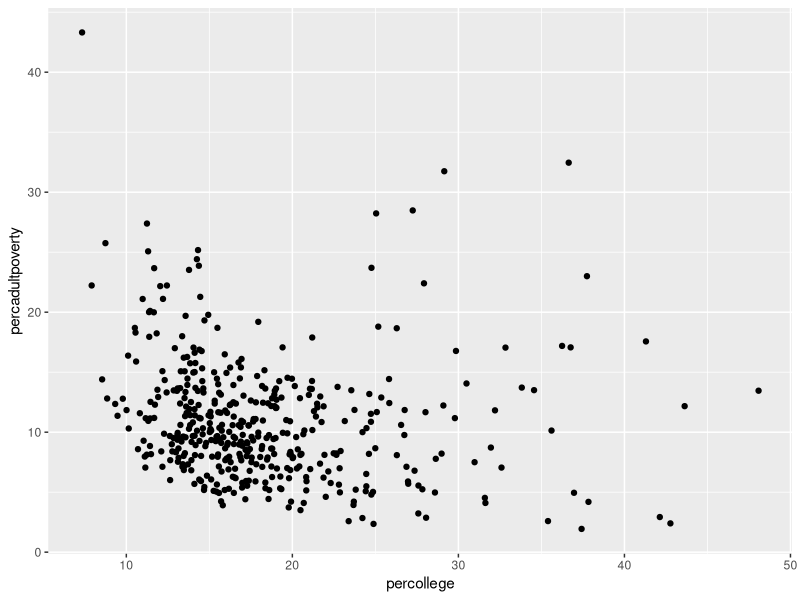
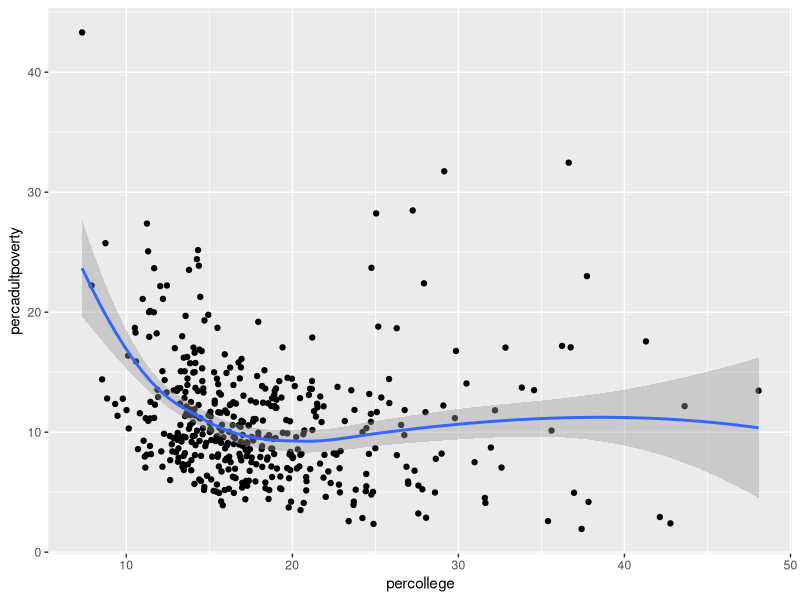
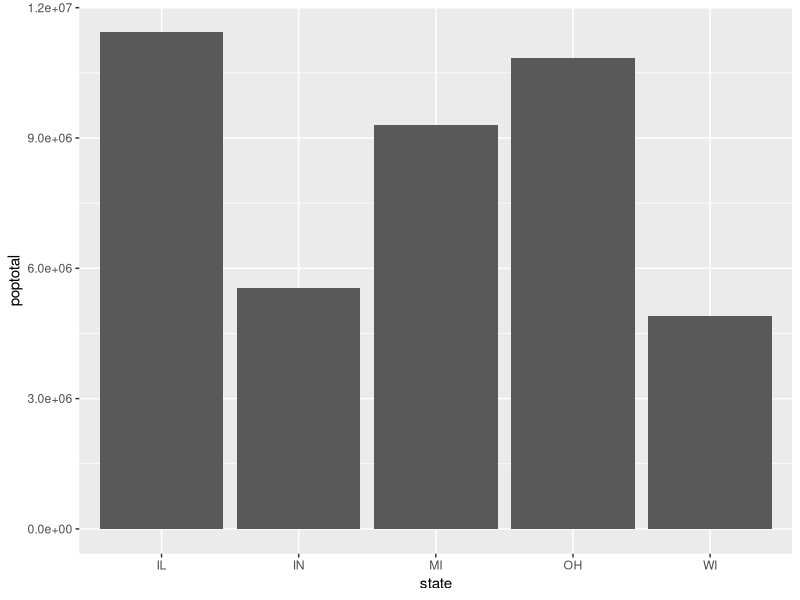
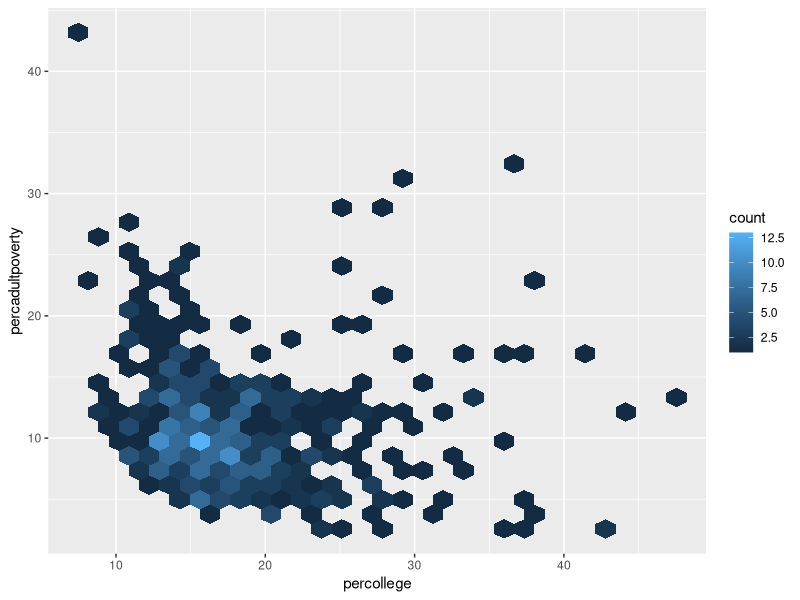
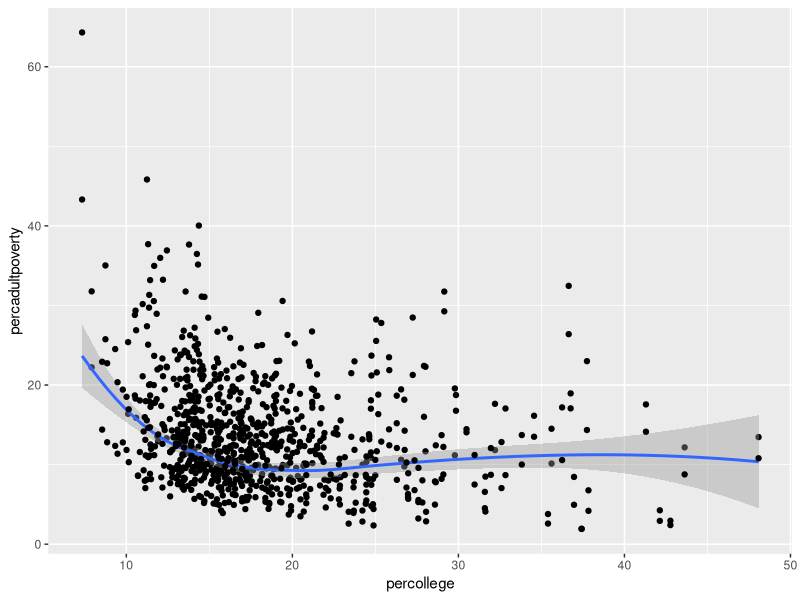
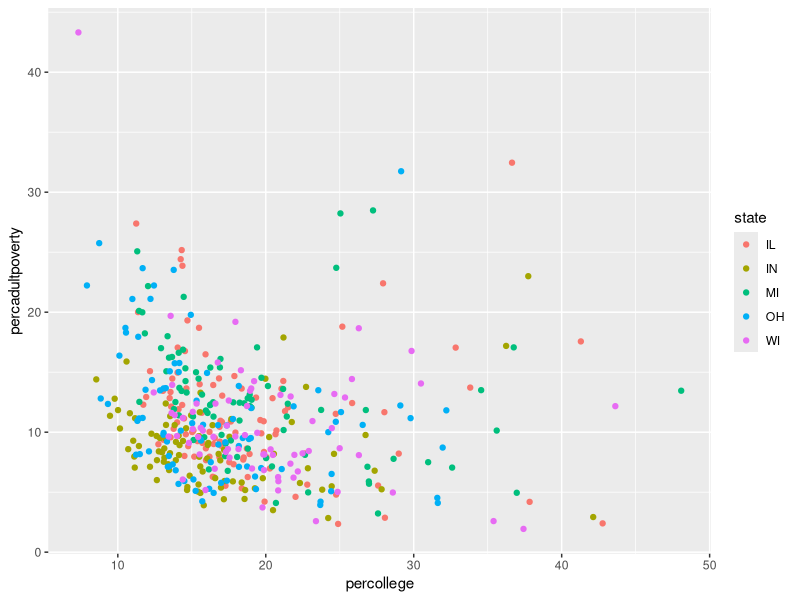
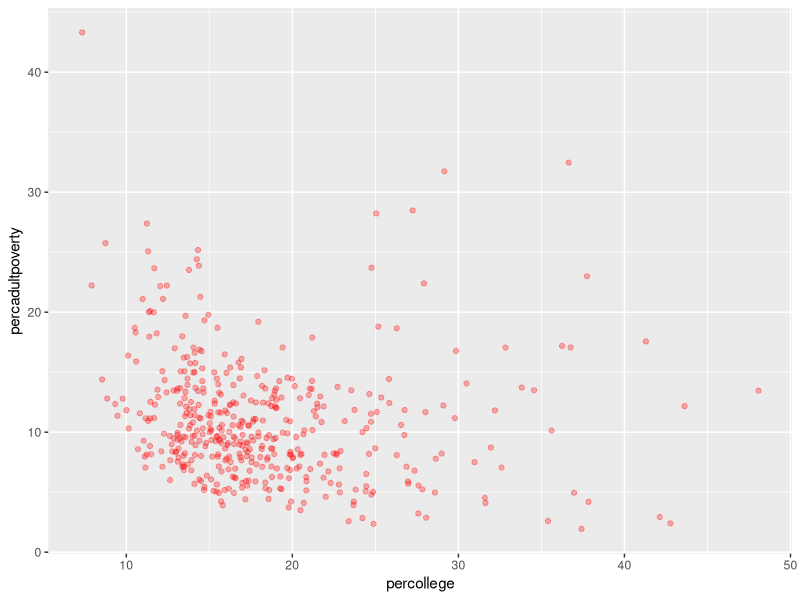

Write the R code that produced these figures, in order.
# Install ggplot2 if not already installed
install.packages("ggplot2")

# Load the ggplot2 library
library(ggplot2)

# Load the dataset
data("midwest", package = "ggplot2")

# View dataset
View(midwest)

# 1. Scatter Plot
ggplot(data = midwest) +
  geom_point(aes(x = percollege, y = percadultpoverty))

# 2. Scatter Plot with Smooth Line
ggplot(data = midwest) +
  geom_point(aes(x = percollege, y = percadultpoverty)) +
  geom_smooth(aes(x = percollege, y = percadultpoverty))

# 3. Bar Chart (Total population by state)
ggplot(data = midwest) +
  geom_col(aes(x = state, y = poptotal))

# 4. Hexagonal Heatmap
ggplot(data = midwest) +
  geom_hex(aes(x = percollege, y = percadultpoverty))

# 5. Shared Aesthetic Mappings
ggplot(data = midwest, aes(x = percollege, y = percadultpoverty)) +
  geom_point() +
  geom_smooth() +
  geom_point(aes(y = percchildbelowpovert))

# 6. Color Mapping by State
ggplot(data = midwest) +
  geom_point(aes(x = percollege, y = percadultpoverty, color = state))

# 7. Custom Color and Transparency
ggplot(data = midwest) +
  geom_point(aes(x = percollege, y = percadultpoverty),
             color = "red",
             alpha = 0.3)
